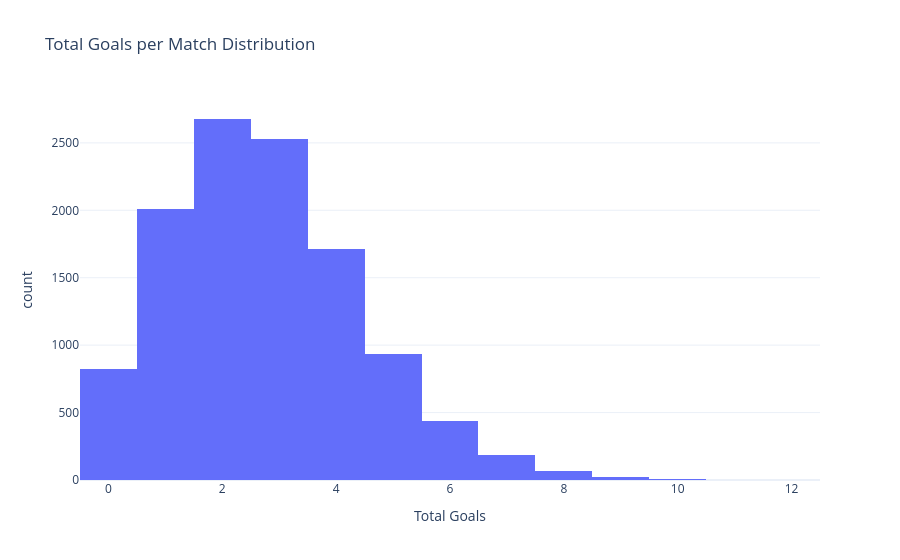

Write notebook code for a chart like this one.
### Code cell
df["total_goals"] = df["home_goals"] + df["away_goals"]

fig4 = px.histogram(
    df,
    x="total_goals",
    nbins=15,
    title="Total Goals per Match Distribution",
    labels={"total_goals": "Total Goals"}
)

fig4.update_layout(template="plotly_white")
fig4.show()

### Figure 1 — Plotly figure (JSON) as saved in the notebook; plotly's stock layout.template omitted (floating-point values rounded to 4 significant figures; data arrays with more than 128 entries replaced by an {"elided": "..."} marker saying what was removed)
{"data": [{"bingroup": "x", "hovertemplate": "Total Goals=%{x}<br>count=%{y}<extra></extra>", "legendgroup": "", "marker": {"color": "#636efa", "pattern": {"shape": ""}}, "name": "", "nbinsx": 15, "orientation": "v", "showlegend": false, "type": "histogram", "x": {"elided": "11400 int values"}, "xaxis": "x", "yaxis": "y"}], "layout": {"barmode": "relative", "legend": {"tracegroupgap": 0}, "title": {"text": "Total Goals per Match Distribution"}, "xaxis": {"anchor": "y", "domain": [0, 1], "title": {"text": "Total Goals"}}, "yaxis": {"anchor": "x", "domain": [0, 1], "title": {"text": "count"}}}}
